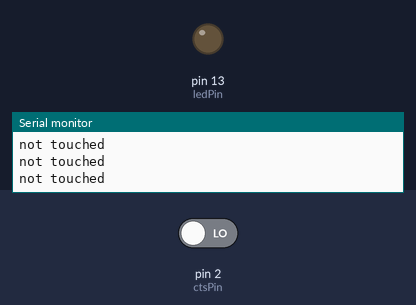
Simulated run of this sketch. Board: Arduino Uno, built with avr-gcc and run on an emulated ATmega328P. Parts: output pins drawn as LEDs (lit = HIGH), the last lines printed to the serial monitor. Inputs (shaded band) come from the test bench; at power-on: pin 2 (ctsPin) LOW.

Above: at 1.8 s.
1.9 s: pin 2 (ctsPin) driven HIGH
At 2.4 s:
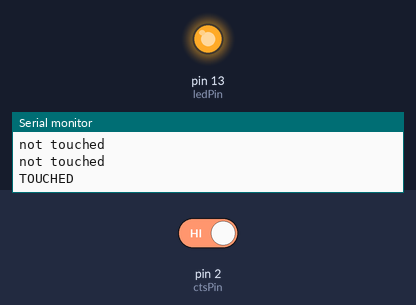
3.5 s: pin 2 (ctsPin) driven LOW
At 4.8 s:
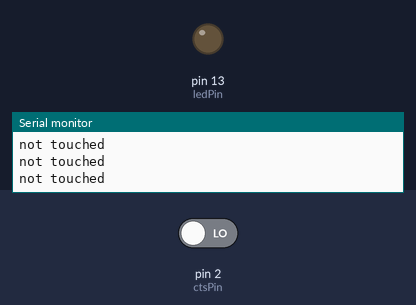
Timing chart, 0 to 6.5 s (numbered marks = the images above; inputs shaded):
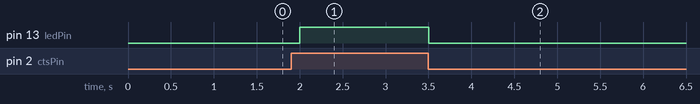

Measured:
- after the input at 1.9 s, pin 13 (ledPin): LOW → HIGH after 0.10 s
- after the input at 3.5 s, pin 13 (ledPin): HIGH → LOW at once

The sketch:

touch3A.ino
```cpp
// Henry's Bench
// Capacitive Touch Sensor Tutorial

// When Sig Output is high, touch sensor is being pressed

#define ctsPin 2

// Pin for capactitive touch sensor

int ledPin = 13;

// pin for the LED

void setup()

{

Serial.begin(9600);

pinMode(ledPin, OUTPUT);

pinMode(ctsPin, INPUT);

}

void loop()

{

int ctsValue = digitalRead(ctsPin);

if (ctsValue == HIGH)

{

digitalWrite(ledPin, HIGH);

Serial.println("TOUCHED");

}

else{

digitalWrite(ledPin,LOW);

Serial.println("not touched");

}

delay(500);

}
```
